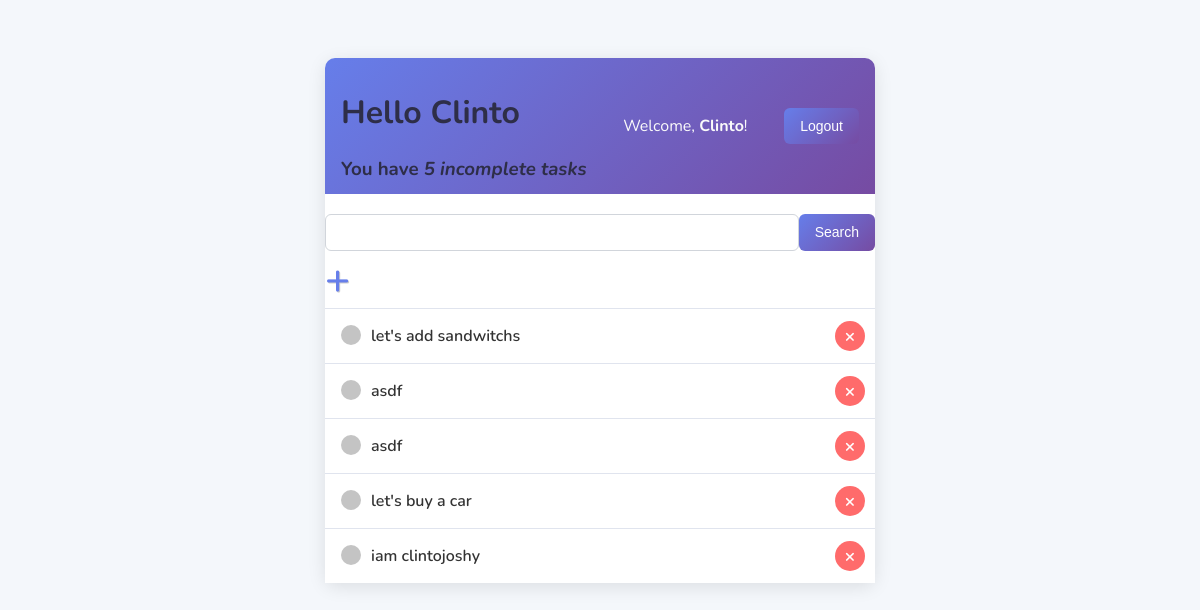
Screenshot of / (signed in) with the database file from the repository.
### base/models.py (models this page shows)
class Task(models.Model):
    user = models.ForeignKey(User, on_delete=models.CASCADE, null=True, blank=True)
    title = models.CharField(max_length=200)
    description = models.TextField(null=True, blank=True)
    complete = models.BooleanField(default=False)
    created = models.DateTimeField(auto_now_add=True)
    def __str__(self):
        return self.title
    class Meta:
        ordering = ['complete']

### base/views.py (the view)
# urls.py: path('',TaskList.as_view(), name = "tasks"),
class TaskList(LoginRequiredMixin,ListView):
    model = Task
    context_object_name = 'tasks'
    template_name = 'task_list.html'
    def get_context_data(self, **kwargs):
        context = super().get_context_data(**kwargs)
        context["tasks"] = context["tasks"].filter(user = self.request.user)
        context["count"] = context["tasks"].filter(complete = False).count()
        search_input = self.request.GET.get('search-area') or ''
        if search_input:
            context['tasks'] = context['tasks'].filter(title__istartswith = search_input)
        context['search_input'] = search_input
        return context

### base/templates/task_list.html (shortened to what this page needs)
{% extends "main.html" %}
{% block content %}
<div class="header-bar">
  <div>
    <h1>Hello {{request.user |title}}</h1>
    <h3 style="margin: 0;">
      You have <i>{{ count }} incomplete task{{ count|pluralize:"s" }}</i>
    </h3>
  </div>
  {% if request.user.is_authenticated %}
  <p style = "color: #FAFAFA;">Welcome, <strong>{{ request.user.username }}</strong>!</p>
  <form method="POST" action= "{% url 'logout' %}" >
    <button type="submit" class="button">Logout</button>
  </form>
  {% else %}
  <a href="{% url 'login'  %}">Login</a>
  {% endif %}
</div>
<div class="search-add-wrapper">
  <form action="" method="GET", style="margin-top: 20px; display: flex;">
  <input type="text" name="search-area" value="{{search_input}}">
  <input type="submit" value="Search" class = 'button'>
</form>
<a id = 'add-link' href="{% url 'task-create'  %}">+</a>
</div>
<div class="task-items-wrapper">
  {% for task in tasks %}
  <div class="task-wrapper">
    {% if task.complete %}
    <div class="task-title">
      <div class="task-complete-icon"></div>
      <i><s><a href="{% url 'task-update' task.id %}">{{task}}</a></s></i>
    </div>
    <a class='delete-link' href="{% url 'task-delete' task.id %}">&#215;</a>
    {% else %}
    <div class="task-title">
      <div class="task-incomplete-icon"></div>
      <a href="{% url 'task-update' task.id %}">{{task}}</a>
    </div>
    <a class='delete-link' href="{% url 'task-delete' task.id %}">&#215;</a>
    {% endif %}
  </div>
  {% empty %}
  <h3>No items in list</h3>
  {% endfor %}
</div>
{% endblock content %}

### base/templates/main.html (style rules this page uses)
body { background-color: #F4F7FB; font-family: 'Nunito', sans-serif; padding-top: 50px; }
h1, h2, h3, h4, h5, h6 { color: #2E2E48; }
a, p { color: #4A4A68; }
a { font-weight: 600; }
input { outline: none; border: none; }
.header-bar { display: flex; justify-content: space-between; align-items: center; color: #fff; padding: 12px 16px; border-radius: 10px 10px 0 0; background: linear-gradient(135deg, #667eea 0%, #764ba2 100%); }
.task-wrapper { display: flex; align-items: center; justify-content: space-between; background-color: #fff; border-top: 1px solid #e0e4ee; transition: background 0.2s ease; }
.task-title { display: flex; padding: 16px; }
.task-title a { text-decoration: none; color: #333; margin-left: 10px; }
.task-incomplete-icon { height: 20px; width: 20px; background-color: #C4C4C4; border-radius: 50%; }
.delete-link { display: inline-flex; align-items: center; justify-content: center; height: 30px; width: 30px; margin-right: 10px; text-decoration: none; font-weight: bold; color: #fff; background-color: #FF6B6B; border-radius: 50%; font-size: 18px; transition: all 0.2s ease; }
#add-link { color: #667eea; text-decoration: none; font-size: 42px; text-shadow: 1px 1px rgba(0, 0, 0, 0.2); }
input[type=text], input[type=password], textarea { border: 1px solid #d1d5db; border-radius: 6px; padding: 10px; width: 90%; }
::placeholder { font-weight: 300; opacity: 0.5; }
.button { border: none; background: linear-gradient(135deg, #667eea 0%, #764ba2 100%); color: white; padding: 10px 16px; font-size: 14px; border-radius: 6px; cursor: pointer; text-decoration: none; transition: 0.3s; }

### rows the page displays
Task: title "let's add sandwitchs"
Task: title "asdf"
Task: title "asdf"
Task: title "let's buy a car"
Task: title "iam clintojoshy"

### other values shown
{{ request.user |title }} "Clinto"
{{ count }} "5"
{{ request.user.username }} "Clinto"
